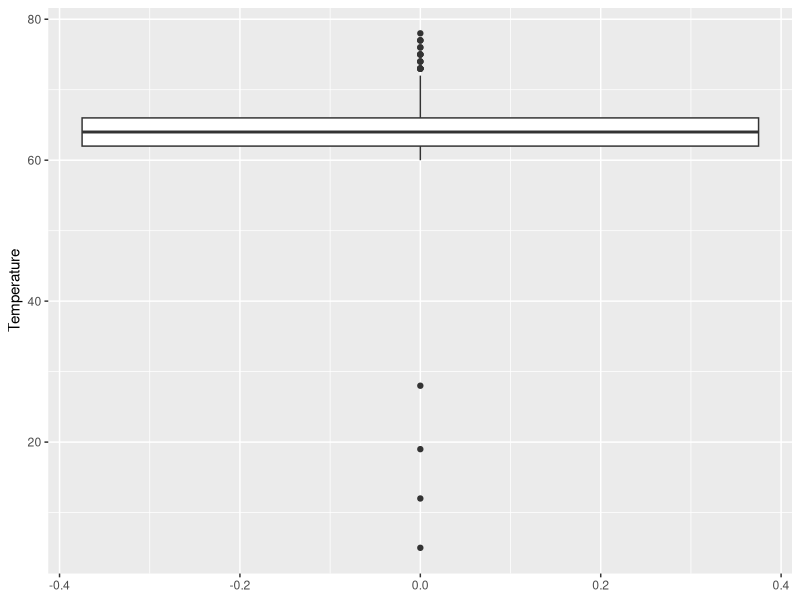
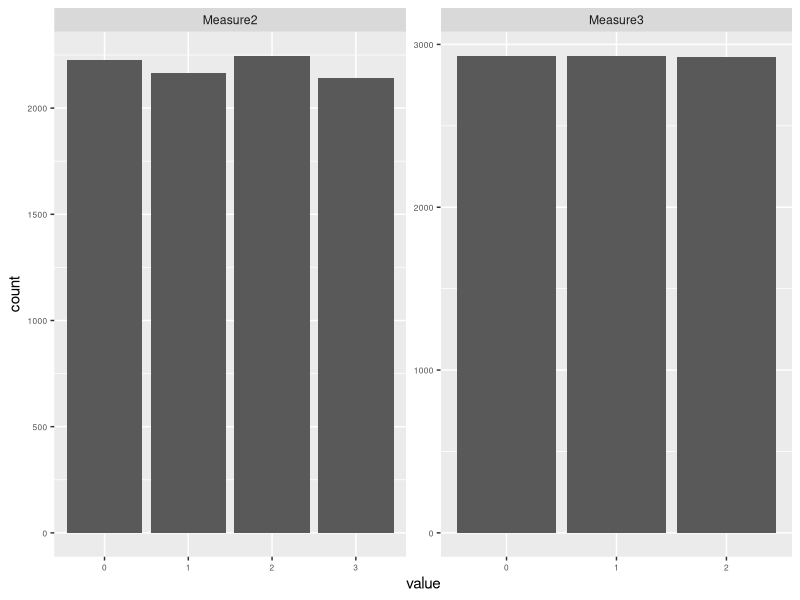
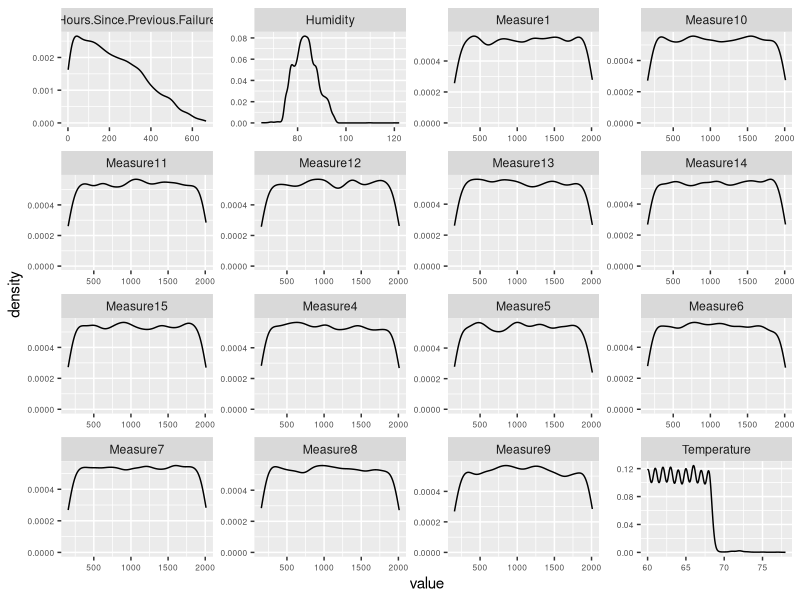

The R script that drew these images, in order:
## ---- chunk 1
options(scipen=999)#Desactiva la notacion cientifica
## ---- chunk 2
#Instalar librerías
install.packages('dplyr') #para manipular datos
install.packages('skimr') #para exploración inicial
install.packages('lubridate') #para manipular fechas
install.packages('tidyr') #para manipular datos
install.packages('ggplot2') #para hacer gráficos

#Cargar librerías
library(dplyr)
library(skimr)
library(lubridate)
library(tidyr)
library(ggplot2)
## ---- chunk 3
df <- read.csv(file = 'DataSetFallosMaquina.csv',sep=';')
## ---- chunk 4
#Visión general
glimpse(df)
skim(df)
## ---- chunk 5
ggplot(df,x=1) + geom_boxplot(aes(y=Temperature))
## ---- chunk 6
#Corregimos los tipos de variables y los atípicos
df <- df %>%
  mutate(Measure2 = as.factor(Measure2), #Corregimos Measure2
         Measure3 = as.factor(Measure3)) %>% #Corregimos Measure3 
  filter(Temperature > 50) #eliminamos los 4 atípicos de temperature
## ---- chunk 7
#Exploramos las de tipo factor
df %>%
  select_if(is.factor) %>%
  gather() %>%
  ggplot(aes(value)) + geom_bar() + facet_wrap(~key,scales='free') +
  theme(axis.text=element_text(size=6))#esto es para cambiar el tamaño del texto del eje y que se lea bien

#Y las de tipo entero
df %>%
  select_if(is.integer) %>%
  gather() %>%
  ggplot(aes(value)) + geom_density() + facet_wrap(~key,scales='free') +
  theme(axis.text=element_text(size=6))#esto es para cambiar el tamaño del texto del eje y que se lea bien

#Hacemos análisis de correlaciones
df %>%
  select_if(is.integer) %>%
  cor() %>% 
  round(digits = 2)

#Hacemos un zoom sobre el desbalanceo de la variable target
table(df$Failure)
## ---- chunk 8
#Vamos a balancear usando la técnica del inframuestreo:
#Comprobamos la penetración exacta de la target
#Tenemos 81 sis que sobre el total de casos son un 0,9%:
81/nrow(df) * 100

#Para tener casi un 10% necesitaríamos incrementar la proporción aprox en x10
#Entonces vamos a reducir los nos para que salga aprox esa proporción
#Nuevo df de nos
set.seed(1234) #para que nos salga lo mismo
df_nos <- df %>%
  filter(Failure == 'No') %>%
  sample_frac(size = 0.08)
#Df de sis
df_sis <- df %>% filter(Failure == 'Yes')
#Y los unimos de nuevo en un nuevo df reducido
df_red <- rbind(df_nos,df_sis)
#Comprobamos de nuevo la penetación de la target
count(df_red,Failure)
81/nrow(df_red) * 100
